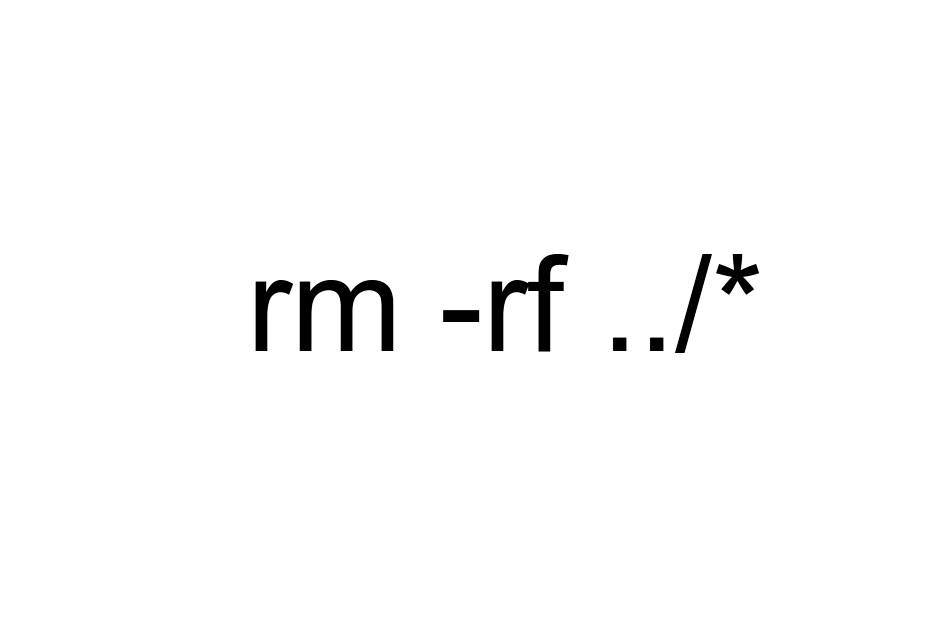
#> input picture parallel-LBM/utils/mesh.jpg, 930 x 630 px
$ python mesh_generator.py mesh.jpg
#> lines starting #> are read from the running program, lines starting #| are printed output that depends on the picture
# -*- coding: utf-8 -*-
"""
Spyder Editor
This is a temporary script file.
"""
from PIL import Image
import numpy
import argparse
import os

parser = argparse.ArgumentParser(description="Generate flag file from image.")
parser.add_argument("image_file", type = str)
args = parser.parse_args()
image_file = args.image_file
#find absolute path if relative is provided
image_file = os.path.abspath(image_file)

im = Image.open(image_file).convert("L")
#im = Image.open("./mesh.jpg").convert("L")
im = im.rotate(180)
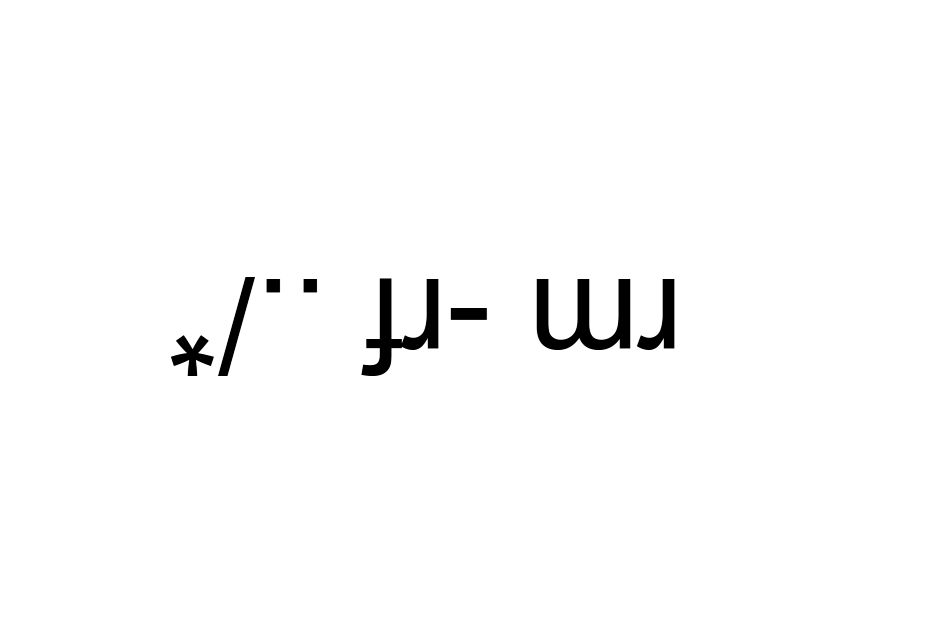
#> im: PIL image 930x630 L; min 0, max 255, mean 251
im = im.transpose(Image.FLIP_LEFT_RIGHT)
image = numpy.array( im )
row_size, col_size = image.shape
#> row_size = 630; col_size = 930

fluid = '0'
wall = '1'
mov_wall = '2'
inflow = '3'
outflow = '4'
separator = ' '

with open ("mesh.txt", "w") as outfile:
    for row in range(row_size):
        if (row == 0 or row == (row_size - 1 ) ):
            outfile.write( separator.join(col_size * [wall] ) + '\n' )
        else:
            output_string = [ str(inflow) ]
            # don't consider boundary pixel values
            output_string.extend ( map( lambda x: fluid if (x >= 200) else wall,
                                   image[row, 1 : -1 ]) )
            output_string.extend([outflow, '\n'])
            output_string = separator.join(output_string)
            outfile.write(output_string)
